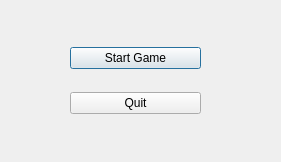
<?xml version="1.0" encoding="UTF-8"?>
<ui version="4.0">
 <class>startGameWindow</class>
 <widget class="QDialog" name="startGameWindow">
  <property name="geometry">
   <rect>
    <x>0</x>
    <y>0</y>
    <width>281</width>
    <height>162</height>
   </rect>
  </property>
  <property name="windowTitle">
   <string>Dialog</string>
  </property>
  <widget class="QWidget" name="">
   <property name="geometry">
    <rect>
     <x>70</x>
     <y>30</y>
     <width>131</width>
     <height>101</height>
    </rect>
   </property>
   <layout class="QVBoxLayout" name="verticalLayout">
    <item>
     <widget class="QPushButton" name="pushButton_2">
      <property name="text">
       <string>Start Game</string>
      </property>
     </widget>
    </item>
    <item>
     <widget class="QPushButton" name="pushButton">
      <property name="text">
       <string>Quit</string>
      </property>
     </widget>
    </item>
   </layout>
  </widget>
 </widget>
 <resources/>
 <connections/>
</ui>
